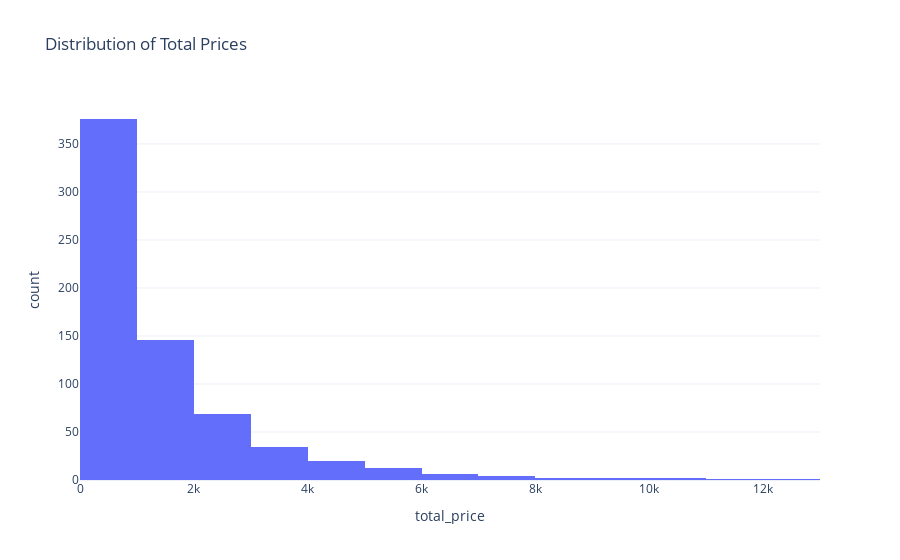

The code cell stored with this chart in its notebook:
### Code cell
fig  = px.histogram(data,x='total_price',nbins=20, title='Distribution of Total Prices')

fig.show()

### Figure 1 — Plotly figure (JSON) as saved in the notebook; plotly's stock layout.template omitted (floating-point values rounded to 4 significant figures; data arrays with more than 128 entries replaced by an {"elided": "..."} marker saying what was removed)
{"data": [{"alignmentgroup": "True", "bingroup": "x", "hovertemplate": "total_price=%{x}<br>count=%{y}<extra></extra>", "legendgroup": "", "marker": {"color": "#636efa", "pattern": {"shape": ""}}, "name": "", "nbinsx": 20, "offsetgroup": "", "orientation": "v", "showlegend": false, "type": "histogram", "x": {"elided": "676 float values"}, "xaxis": "x", "yaxis": "y"}], "layout": {"barmode": "relative", "legend": {"tracegroupgap": 0}, "title": {"text": "Distribution of Total Prices"}, "xaxis": {"anchor": "y", "domain": [0, 1], "title": {"text": "total_price"}}, "yaxis": {"anchor": "x", "domain": [0, 1], "title": {"text": "count"}}}}
